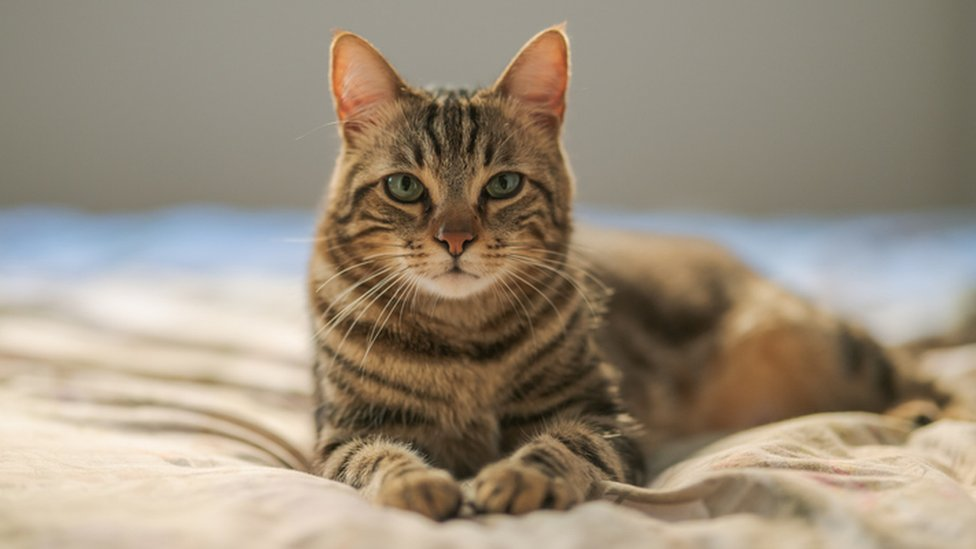
%> input picture cat.jpg, 976 x 549 px
$ octave code.m   (GNU Octave 9; MATLAB toolbox functions it lacks are replaced by stand-ins)
%> lines starting %> are read from the running program, lines starting %| are printed output that depends on the picture
clear all;
clc;

% I loaded a color image
RGB = imread('cat.jpg');
%> RGB is the input picture: size 549x976x3 uint8; mean R, G, B 155.3, 142.7, 124.7

% covert image to grayscale image
A =  mat2gray(RGB);
A = rgb2gray(A);
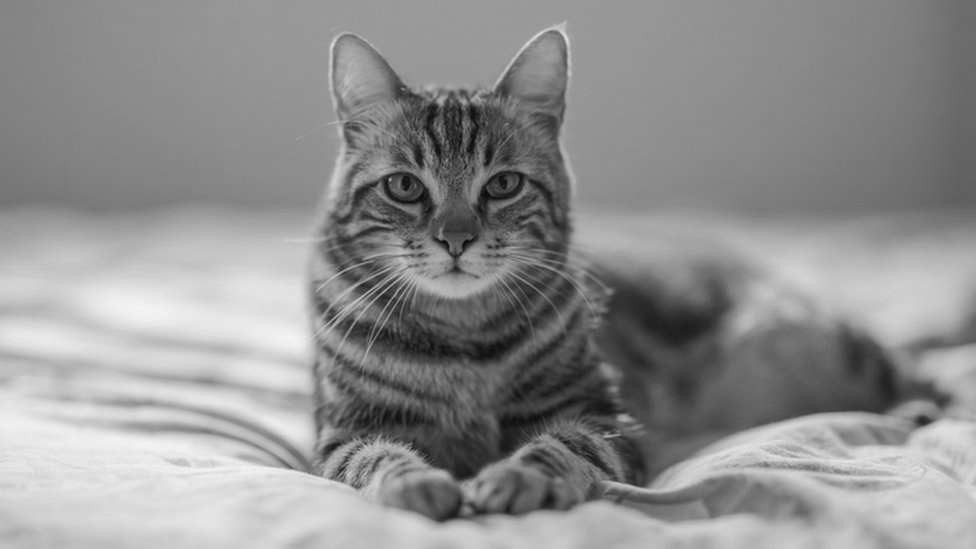
%> A: size 549x976 double; min 0.0278, max 0.957, mean 0.566

% resize the image : 512 by 512
A = imresize(A,[512 512]);
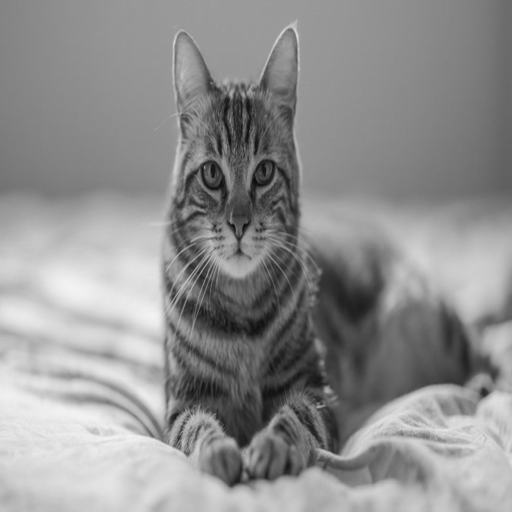
%> A: size 512x512 double; min 0.0428, max 0.954, mean 0.566

% perform svd on A
[U, S, V] = svd(A);

% Take singular values
sv = diag(S);
%> sv = 512 values, max 298.2 at index 1, min 7.18e-06 at index 512, mean 1.29

% you can try any value you want (k<512)
k = 100;
Ak = U(:,1:k)*S(1:k,1:k)*V(:,1:k)';
subplot(1,2,1);
imagesc(A); colormap gray; axis image; title('ORIGINAL')
subplot(1,2,2);
imagesc(Ak); colormap gray; axis image; title('the chosen k is 100');
%> after `title('the chosen k is 100')`:
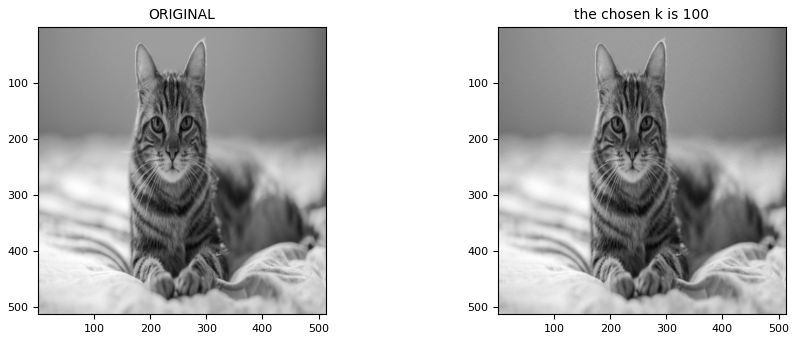
%> figure redrawn from the program's plot data, 2 panels
figure(2)
plot(sv),title('Singular Values of the Image'),xlabel('Index'),ylabel('Singular Value')
%> after `ylabel('Singular Value')`:
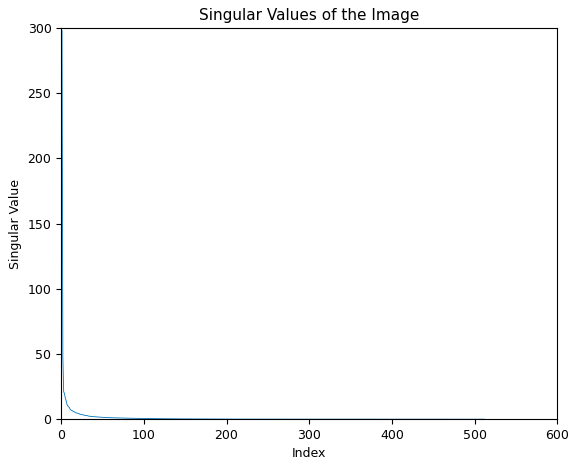
%> figure redrawn from the program's plot data; curve peaks at x = 1, y = 298.2
